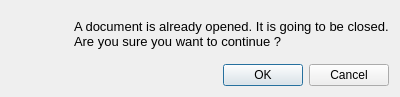
<?xml version="1.0" encoding="UTF-8"?>
<ui version="4.0">
 <class>OpenConfirmation</class>
 <widget class="QDialog" name="OpenConfirmation">
  <property name="geometry">
   <rect>
    <x>0</x>
    <y>0</y>
    <width>400</width>
    <height>97</height>
   </rect>
  </property>
  <property name="windowTitle">
   <string>Open Confirmation</string>
  </property>
  <property name="windowIcon">
   <iconset resource="MedusaRsrc.qrc">
    <normaloff>:/images/Warning.png</normaloff>:/images/Warning.png</iconset>
  </property>
  <property name="locale">
   <locale language="English" country="UnitedStates"/>
  </property>
  <property name="modal">
   <bool>true</bool>
  </property>
  <layout class="QVBoxLayout" name="verticalLayout">
   <item>
    <layout class="QHBoxLayout" name="horizontalLayout">
     <item>
      <widget class="QLabel" name="label_2">
       <property name="text">
        <string/>
       </property>
       <property name="pixmap">
        <pixmap resource="MedusaRsrc.qrc">:/images/Warning.png</pixmap>
       </property>
      </widget>
     </item>
     <item>
      <widget class="QLabel" name="label">
       <property name="text">
        <string>&lt;!DOCTYPE HTML PUBLIC &quot;-//W3C//DTD HTML 4.0//EN&quot; &quot;http://www.w3.org/TR/REC-html40/strict.dtd&quot;&gt;
&lt;html&gt;&lt;head&gt;&lt;meta name=&quot;qrichtext&quot; content=&quot;1&quot; /&gt;&lt;style type=&quot;text/css&quot;&gt;
p, li { white-space: pre-wrap; }
&lt;/style&gt;&lt;/head&gt;&lt;body style=&quot; font-family:'MS Shell Dlg 2'; font-size:8.25pt; font-weight:400; font-style:normal;&quot;&gt;
&lt;p style=&quot; margin-top:0px; margin-bottom:0px; margin-left:0px; margin-right:0px; -qt-block-indent:0; text-indent:0px;&quot;&gt;&lt;span style=&quot; font-size:10pt;&quot;&gt;A document is already opened. It is going to be closed.&lt;/span&gt;&lt;/p&gt;
&lt;p style=&quot; margin-top:0px; margin-bottom:0px; margin-left:0px; margin-right:0px; -qt-block-indent:0; text-indent:0px;&quot;&gt;&lt;span style=&quot; font-size:10pt;&quot;&gt;Are you sure you want to continue ?&lt;/span&gt;&lt;/p&gt;&lt;/body&gt;&lt;/html&gt;</string>
       </property>
      </widget>
     </item>
    </layout>
   </item>
   <item>
    <widget class="QDialogButtonBox" name="buttonBox">
     <property name="locale">
      <locale language="English" country="UnitedStates"/>
     </property>
     <property name="orientation">
      <enum>Qt::Horizontal</enum>
     </property>
     <property name="standardButtons">
      <set>QDialogButtonBox::Cancel|QDialogButtonBox::Ok</set>
     </property>
     <property name="centerButtons">
      <bool>false</bool>
     </property>
    </widget>
   </item>
  </layout>
 </widget>
 <resources>
  <include location="MedusaRsrc.qrc"/>
  <include location="medusa_qt.qrc"/>
 </resources>
 <connections>
  <connection>
   <sender>buttonBox</sender>
   <signal>accepted()</signal>
   <receiver>OpenConfirmation</receiver>
   <slot>accept()</slot>
   <hints>
    <hint type="sourcelabel">
     <x>248</x>
     <y>254</y>
    </hint>
    <hint type="destinationlabel">
     <x>157</x>
     <y>274</y>
    </hint>
   </hints>
  </connection>
  <connection>
   <sender>buttonBox</sender>
   <signal>rejected()</signal>
   <receiver>OpenConfirmation</receiver>
   <slot>reject()</slot>
   <hints>
    <hint type="sourcelabel">
     <x>316</x>
     <y>260</y>
    </hint>
    <hint type="destinationlabel">
     <x>286</x>
     <y>274</y>
    </hint>
   </hints>
  </connection>
 </connections>
</ui>
